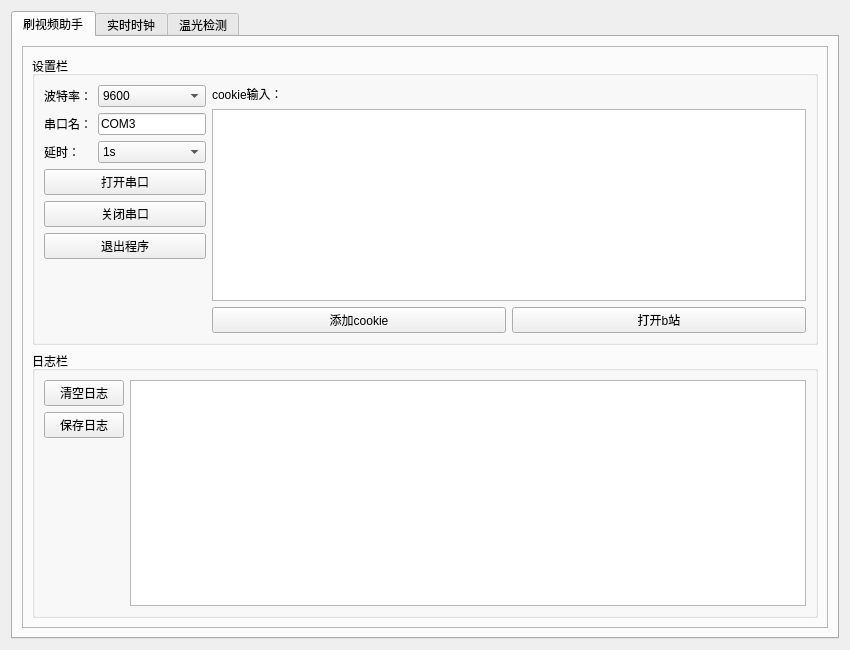
<?xml version="1.0" encoding="UTF-8"?>
<ui version="4.0">
 <class>Form</class>
 <widget class="QWidget" name="Form">
  <property name="geometry">
   <rect>
    <x>0</x>
    <y>0</y>
    <width>850</width>
    <height>650</height>
   </rect>
  </property>
  <property name="windowTitle">
   <string>Form</string>
  </property>
  <layout class="QVBoxLayout" name="verticalLayout_5">
   <item>
    <widget class="QTabWidget" name="tabWidget">
     <property name="sizePolicy">
      <sizepolicy hsizetype="Minimum" vsizetype="Minimum">
       <horstretch>0</horstretch>
       <verstretch>0</verstretch>
      </sizepolicy>
     </property>
     <property name="currentIndex">
      <number>0</number>
     </property>
     <widget class="QWidget" name="first_page">
      <property name="sizePolicy">
       <sizepolicy hsizetype="Minimum" vsizetype="Minimum">
        <horstretch>0</horstretch>
        <verstretch>0</verstretch>
       </sizepolicy>
      </property>
      <property name="maximumSize">
       <size>
        <width>1000000</width>
        <height>1000000</height>
       </size>
      </property>
      <attribute name="title">
       <string>刷视频助手</string>
      </attribute>
      <layout class="QVBoxLayout" name="verticalLayout_7" stretch="0">
       <item>
        <widget class="QFrame" name="frame">
         <property name="sizePolicy">
          <sizepolicy hsizetype="Maximum" vsizetype="Maximum">
           <horstretch>0</horstretch>
           <verstretch>0</verstretch>
          </sizepolicy>
         </property>
         <property name="maximumSize">
          <size>
           <width>1920</width>
           <height>1080</height>
          </size>
         </property>
         <property name="layoutDirection">
          <enum>Qt::LayoutDirection::LeftToRight</enum>
         </property>
         <property name="frameShape">
          <enum>QFrame::Shape::StyledPanel</enum>
         </property>
         <property name="frameShadow">
          <enum>QFrame::Shadow::Raised</enum>
         </property>
         <layout class="QVBoxLayout" name="verticalLayout_6">
          <item>
           <layout class="QVBoxLayout" name="verticalLayout_4" stretch="0,1">
            <item>
             <widget class="QGroupBox" name="setting_groupBox">
              <property name="title">
               <string>设置栏</string>
              </property>
              <layout class="QHBoxLayout" name="horizontalLayout_8">
               <item>
                <layout class="QHBoxLayout" name="setting_layout" stretch="0,1">
                 <item>
                  <layout class="QVBoxLayout" name="left_layout" stretch="0,0,0,0,0,0,1">
                   <item>
                    <layout class="QHBoxLayout" name="horizontalLayout" stretch="0,1">
                     <item>
                      <widget class="QLabel" name="label">
                       <property name="text">
                        <string>波特率：</string>
                       </property>
                      </widget>
                     </item>
                     <item>
                      <widget class="QComboBox" name="baudrate_select">
                       <property name="currentText">
                        <string>9600</string>
                       </property>
                       <property name="currentIndex">
                        <number>4</number>
                       </property>
                       <item>
                        <property name="text">
                         <string>600</string>
                        </property>
                       </item>
                       <item>
                        <property name="text">
                         <string>1200</string>
                        </property>
                       </item>
                       <item>
                        <property name="text">
                         <string>2400</string>
                        </property>
                       </item>
                       <item>
                        <property name="text">
                         <string>4800</string>
                        </property>
                       </item>
                       <item>
                        <property name="text">
                         <string>9600</string>
                        </property>
                       </item>
                       <item>
                        <property name="text">
                         <string>14400</string>
                        </property>
                       </item>
                       <item>
                        <property name="text">
                         <string>19200</string>
                        </property>
                       </item>
                       <item>
                        <property name="text">
                         <string>28800</string>
                        </property>
                       </item>
                       <item>
                        <property name="text">
                         <string>38400</string>
                        </property>
                       </item>
                      </widget>
                     </item>
                    </layout>
                   </item>
                   <item>
                    <layout class="QHBoxLayout" name="horizontalLayout_2">
                     <item>
                      <widget class="QLabel" name="label_2">
                       <property name="text">
                        <string>串口名：</string>
                       </property>
                      </widget>
                     </item>
                     <item>
                      <widget class="QLineEdit" name="serial_name">
                       <property name="text">
                        <string>COM3</string>
                       </property>
                       <property name="placeholderText">
                        <string>请输入串口名</string>
                       </property>
                      </widget>
                     </item>
                    </layout>
                   </item>
                   <item>
                    <layout class="QHBoxLayout" name="horizontalLayout_3" stretch="0,0,1">
                     <item>
                      <widget class="QLabel" name="label_3">
                       <property name="text">
                        <string>延时：</string>
                       </property>
                      </widget>
                     </item>
                     <item>
                      <spacer name="horizontalSpacer">
                       <property name="orientation">
                        <enum>Qt::Orientation::Horizontal</enum>
                       </property>
                       <property name="sizeHint" stdset="0">
                        <size>
                         <width>12</width>
                         <height>20</height>
                        </size>
                       </property>
                      </spacer>
                     </item>
                     <item>
                      <widget class="QComboBox" name="delay_time">
                       <property name="currentIndex">
                        <number>1</number>
                       </property>
                       <item>
                        <property name="text">
                         <string>0.5s</string>
                        </property>
                       </item>
                       <item>
                        <property name="text">
                         <string>1s</string>
                        </property>
                       </item>
                       <item>
                        <property name="text">
                         <string>1.5s</string>
                        </property>
                       </item>
                       <item>
                        <property name="text">
                         <string>2s</string>
                        </property>
                       </item>
                      </widget>
                     </item>
                    </layout>
                   </item>
                   <item>
                    <widget class="QPushButton" name="open_serial_btn">
                     <property name="cursor">
                      <cursorShape>PointingHandCursor</cursorShape>
                     </property>
                     <property name="text">
                      <string>打开串口</string>
                     </property>
                    </widget>
                   </item>
                   <item>
                    <widget class="QPushButton" name="close_serial_btn">
                     <property name="cursor">
                      <cursorShape>PointingHandCursor</cursorShape>
                     </property>
                     <property name="text">
                      <string>关闭串口</string>
                     </property>
                    </widget>
                   </item>
                   <item>
                    <widget class="QPushButton" name="exit_app_btn">
                     <property name="cursor">
                      <cursorShape>PointingHandCursor</cursorShape>
                     </property>
                     <property name="text">
                      <string>退出程序</string>
                     </property>
                    </widget>
                   </item>
                   <item>
                    <spacer name="verticalSpacer_2">
                     <property name="orientation">
                      <enum>Qt::Orientation::Vertical</enum>
                     </property>
                     <property name="sizeHint" stdset="0">
                      <size>
                       <width>20</width>
                       <height>40</height>
                      </size>
                     </property>
                    </spacer>
                   </item>
                  </layout>
                 </item>
                 <item>
                  <layout class="QVBoxLayout" name="right_layout">
                   <item>
                    <widget class="QLabel" name="label_4">
                     <property name="text">
                      <string>cookie输入：</string>
                     </property>
                    </widget>
                   </item>
                   <item>
                    <widget class="QPlainTextEdit" name="cookie_text">
                     <property name="minimumSize">
                      <size>
                       <width>0</width>
                       <height>0</height>
                      </size>
                     </property>
                     <property name="plainText">
                      <string/>
                     </property>
                     <property name="placeholderText">
                      <string>请输入cookie</string>
                     </property>
                    </widget>
                   </item>
                   <item>
                    <layout class="QHBoxLayout" name="horizontalLayout_4">
                     <item>
                      <widget class="QPushButton" name="add_cookie_btn">
                       <property name="cursor">
                        <cursorShape>PointingHandCursor</cursorShape>
                       </property>
                       <property name="text">
                        <string>添加cookie</string>
                       </property>
                      </widget>
                     </item>
                     <item>
                      <widget class="QPushButton" name="open_bilibili_btn">
                       <property name="cursor">
                        <cursorShape>PointingHandCursor</cursorShape>
                       </property>
                       <property name="text">
                        <string>打开b站</string>
                       </property>
                      </widget>
                     </item>
                    </layout>
                   </item>
                  </layout>
                 </item>
                </layout>
               </item>
              </layout>
             </widget>
            </item>
            <item>
             <widget class="QGroupBox" name="log_groupBox">
              <property name="title">
               <string>日志栏</string>
              </property>
              <layout class="QVBoxLayout" name="verticalLayout_8">
               <item>
                <layout class="QHBoxLayout" name="horizontalLayout_6" stretch="0,1">
                 <item>
                  <layout class="QVBoxLayout" name="verticalLayout_3">
                   <item>
                    <widget class="QPushButton" name="clear_log_btn">
                     <property name="cursor">
                      <cursorShape>PointingHandCursor</cursorShape>
                     </property>
                     <property name="text">
                      <string>清空日志</string>
                     </property>
                    </widget>
                   </item>
                   <item>
                    <widget class="QPushButton" name="save_log_btn">
                     <property name="cursor">
                      <cursorShape>PointingHandCursor</cursorShape>
                     </property>
                     <property name="text">
                      <string>保存日志</string>
                     </property>
                    </widget>
                   </item>
                   <item>
                    <spacer name="verticalSpacer">
                     <property name="orientation">
                      <enum>Qt::Orientation::Vertical</enum>
                     </property>
                     <property name="sizeHint" stdset="0">
                      <size>
                       <width>20</width>
                       <height>40</height>
                      </size>
                     </property>
                    </spacer>
                   </item>
                  </layout>
                 </item>
                 <item>
                  <widget class="QPlainTextEdit" name="message_text">
                   <property name="cursor" stdset="0">
                    <cursorShape>ArrowCursor</cursorShape>
                   </property>
                   <property name="readOnly">
                    <bool>true</bool>
                   </property>
                  </widget>
                 </item>
                </layout>
               </item>
              </layout>
             </widget>
            </item>
           </layout>
          </item>
         </layout>
        </widget>
       </item>
      </layout>
     </widget>
     <widget class="QWidget" name="second_page">
      <attribute name="title">
       <string>实时时钟</string>
      </attribute>
     </widget>
     <widget class="QWidget" name="thrid_page">
      <attribute name="title">
       <string>温光检测</string>
      </attribute>
     </widget>
    </widget>
   </item>
  </layout>
 </widget>
 <resources/>
 <connections/>
</ui>
